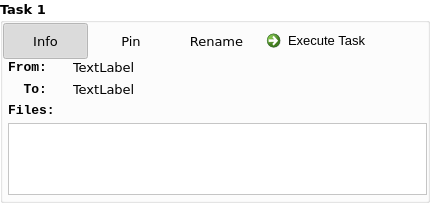
<?xml version="1.0" encoding="UTF-8"?>
<ui version="4.0">
 <class>task_widget_t</class>
 <widget class="QWidget" name="task_widget_t">
  <property name="geometry">
   <rect>
    <x>0</x>
    <y>0</y>
    <width>430</width>
    <height>203</height>
   </rect>
  </property>
  <property name="sizePolicy">
   <sizepolicy hsizetype="Preferred" vsizetype="Maximum">
    <horstretch>0</horstretch>
    <verstretch>0</verstretch>
   </sizepolicy>
  </property>
  <property name="maximumSize">
   <size>
    <width>430</width>
    <height>16777215</height>
   </size>
  </property>
  <property name="palette">
   <palette>
    <active>
     <colorrole role="Base">
      <brush brushstyle="SolidPattern">
       <color alpha="255">
        <red>255</red>
        <green>255</green>
        <blue>255</blue>
       </color>
      </brush>
     </colorrole>
     <colorrole role="Window">
      <brush brushstyle="SolidPattern">
       <color alpha="255">
        <red>255</red>
        <green>255</green>
        <blue>255</blue>
       </color>
      </brush>
     </colorrole>
    </active>
    <inactive>
     <colorrole role="Base">
      <brush brushstyle="SolidPattern">
       <color alpha="255">
        <red>255</red>
        <green>255</green>
        <blue>255</blue>
       </color>
      </brush>
     </colorrole>
     <colorrole role="Window">
      <brush brushstyle="SolidPattern">
       <color alpha="255">
        <red>255</red>
        <green>255</green>
        <blue>255</blue>
       </color>
      </brush>
     </colorrole>
    </inactive>
    <disabled>
     <colorrole role="Base">
      <brush brushstyle="SolidPattern">
       <color alpha="255">
        <red>255</red>
        <green>255</green>
        <blue>255</blue>
       </color>
      </brush>
     </colorrole>
     <colorrole role="Window">
      <brush brushstyle="SolidPattern">
       <color alpha="255">
        <red>255</red>
        <green>255</green>
        <blue>255</blue>
       </color>
      </brush>
     </colorrole>
    </disabled>
   </palette>
  </property>
  <property name="font">
   <font>
    <family>Verdana</family>
   </font>
  </property>
  <property name="windowTitle">
   <string>Form</string>
  </property>
  <layout class="QVBoxLayout" name="verticalLayout">
   <property name="spacing">
    <number>0</number>
   </property>
   <property name="margin">
    <number>0</number>
   </property>
   <item>
    <widget class="QGroupBox" name="groupBox_4">
     <property name="minimumSize">
      <size>
       <width>430</width>
       <height>0</height>
      </size>
     </property>
     <property name="maximumSize">
      <size>
       <width>430</width>
       <height>16777215</height>
      </size>
     </property>
     <property name="font">
      <font>
       <family>Verdana</family>
       <pointsize>10</pointsize>
       <weight>75</weight>
       <bold>true</bold>
      </font>
     </property>
     <property name="title">
      <string>Task 1</string>
     </property>
     <layout class="QVBoxLayout" name="verticalLayout_9">
      <property name="spacing">
       <number>0</number>
      </property>
      <property name="margin">
       <number>0</number>
      </property>
      <item>
       <layout class="QVBoxLayout" name="verticalLayout_6">
        <property name="spacing">
         <number>0</number>
        </property>
        <property name="leftMargin">
         <number>0</number>
        </property>
        <property name="bottomMargin">
         <number>5</number>
        </property>
        <item>
         <layout class="QVBoxLayout" name="verticalLayout_3">
          <item>
           <layout class="QHBoxLayout" name="horizontalLayout_2">
            <item>
             <widget class="QPushButton" name="btInfo">
              <property name="sizePolicy">
               <sizepolicy hsizetype="Minimum" vsizetype="Minimum">
                <horstretch>0</horstretch>
                <verstretch>0</verstretch>
               </sizepolicy>
              </property>
              <property name="maximumSize">
               <size>
                <width>100</width>
                <height>16777215</height>
               </size>
              </property>
              <property name="font">
               <font>
                <pointsize>10</pointsize>
                <weight>50</weight>
                <bold>false</bold>
               </font>
              </property>
              <property name="focusPolicy">
               <enum>Qt::NoFocus</enum>
              </property>
              <property name="text">
               <string>Info</string>
              </property>
              <property name="checkable">
               <bool>true</bool>
              </property>
              <property name="checked">
               <bool>true</bool>
              </property>
              <property name="flat">
               <bool>true</bool>
              </property>
             </widget>
            </item>
            <item>
             <widget class="QPushButton" name="btPinn">
              <property name="sizePolicy">
               <sizepolicy hsizetype="Minimum" vsizetype="Minimum">
                <horstretch>0</horstretch>
                <verstretch>0</verstretch>
               </sizepolicy>
              </property>
              <property name="maximumSize">
               <size>
                <width>100</width>
                <height>16777215</height>
               </size>
              </property>
              <property name="font">
               <font>
                <pointsize>10</pointsize>
                <weight>50</weight>
                <bold>false</bold>
               </font>
              </property>
              <property name="focusPolicy">
               <enum>Qt::NoFocus</enum>
              </property>
              <property name="text">
               <string>Pin</string>
              </property>
              <property name="flat">
               <bool>true</bool>
              </property>
             </widget>
            </item>
            <item>
             <widget class="QPushButton" name="btRename">
              <property name="sizePolicy">
               <sizepolicy hsizetype="Minimum" vsizetype="Minimum">
                <horstretch>0</horstretch>
                <verstretch>0</verstretch>
               </sizepolicy>
              </property>
              <property name="maximumSize">
               <size>
                <width>100</width>
                <height>16777215</height>
               </size>
              </property>
              <property name="font">
               <font>
                <pointsize>10</pointsize>
                <weight>50</weight>
                <bold>false</bold>
               </font>
              </property>
              <property name="focusPolicy">
               <enum>Qt::NoFocus</enum>
              </property>
              <property name="text">
               <string>Rename</string>
              </property>
              <property name="flat">
               <bool>true</bool>
              </property>
             </widget>
            </item>
            <item>
             <widget class="QCommandLinkButton" name="btExecute">
              <property name="font">
               <font>
                <family>Segoe UI</family>
                <weight>50</weight>
                <bold>false</bold>
               </font>
              </property>
              <property name="focusPolicy">
               <enum>Qt::NoFocus</enum>
              </property>
              <property name="text">
               <string>Execute Task</string>
              </property>
              <property name="autoDefault">
               <bool>false</bool>
              </property>
             </widget>
            </item>
           </layout>
          </item>
         </layout>
        </item>
        <item>
         <widget class="QWidget" name="InfoWidget" native="true">
          <property name="sizePolicy">
           <sizepolicy hsizetype="Preferred" vsizetype="Preferred">
            <horstretch>0</horstretch>
            <verstretch>0</verstretch>
           </sizepolicy>
          </property>
          <property name="font">
           <font>
            <weight>50</weight>
            <bold>false</bold>
           </font>
          </property>
          <layout class="QVBoxLayout" name="layout_files">
           <property name="spacing">
            <number>5</number>
           </property>
           <property name="leftMargin">
            <number>5</number>
           </property>
           <property name="topMargin">
            <number>0</number>
           </property>
           <property name="rightMargin">
            <number>0</number>
           </property>
           <property name="bottomMargin">
            <number>0</number>
           </property>
           <item>
            <layout class="QHBoxLayout" name="horizontalLayout_4">
             <item>
              <widget class="QLabel" name="lbFrom">
               <property name="sizePolicy">
                <sizepolicy hsizetype="Fixed" vsizetype="Fixed">
                 <horstretch>0</horstretch>
                 <verstretch>0</verstretch>
                </sizepolicy>
               </property>
               <property name="minimumSize">
                <size>
                 <width>60</width>
                 <height>0</height>
                </size>
               </property>
               <property name="maximumSize">
                <size>
                 <width>60</width>
                 <height>16777215</height>
                </size>
               </property>
               <property name="font">
                <font>
                 <family>Courier New</family>
                 <weight>75</weight>
                 <bold>true</bold>
                </font>
               </property>
               <property name="text">
                <string>From: </string>
               </property>
              </widget>
             </item>
             <item>
              <widget class="QLabelEli" name="lbFromPath">
               <property name="sizePolicy">
                <sizepolicy hsizetype="Preferred" vsizetype="Preferred">
                 <horstretch>0</horstretch>
                 <verstretch>0</verstretch>
                </sizepolicy>
               </property>
               <property name="maximumSize">
                <size>
                 <width>353</width>
                 <height>16777215</height>
                </size>
               </property>
               <property name="font">
                <font>
                 <weight>50</weight>
                 <bold>false</bold>
                </font>
               </property>
               <property name="text">
                <string>TextLabel</string>
               </property>
              </widget>
             </item>
            </layout>
           </item>
           <item>
            <layout class="QHBoxLayout" name="horizontalLayout_5">
             <item>
              <widget class="QLabel" name="lbTo">
               <property name="sizePolicy">
                <sizepolicy hsizetype="Fixed" vsizetype="Fixed">
                 <horstretch>0</horstretch>
                 <verstretch>0</verstretch>
                </sizepolicy>
               </property>
               <property name="minimumSize">
                <size>
                 <width>60</width>
                 <height>0</height>
                </size>
               </property>
               <property name="maximumSize">
                <size>
                 <width>60</width>
                 <height>16777215</height>
                </size>
               </property>
               <property name="font">
                <font>
                 <family>Courier New</family>
                 <weight>75</weight>
                 <bold>true</bold>
                </font>
               </property>
               <property name="text">
                <string>  To:</string>
               </property>
              </widget>
             </item>
             <item>
              <widget class="QLabelEli" name="lbToPath">
               <property name="maximumSize">
                <size>
                 <width>353</width>
                 <height>16777215</height>
                </size>
               </property>
               <property name="font">
                <font>
                 <weight>50</weight>
                 <bold>false</bold>
                </font>
               </property>
               <property name="text">
                <string>TextLabel</string>
               </property>
              </widget>
             </item>
            </layout>
           </item>
           <item>
            <widget class="QLabel" name="lbFiles">
             <property name="maximumSize">
              <size>
               <width>421</width>
               <height>16777215</height>
              </size>
             </property>
             <property name="font">
              <font>
               <family>Courier New</family>
               <weight>75</weight>
               <bold>true</bold>
              </font>
             </property>
             <property name="text">
              <string>Files:</string>
             </property>
            </widget>
           </item>
           <item>
            <widget class="QListWidget" name="fileslistWidget">
             <property name="sizePolicy">
              <sizepolicy hsizetype="Expanding" vsizetype="Maximum">
               <horstretch>0</horstretch>
               <verstretch>0</verstretch>
              </sizepolicy>
             </property>
             <property name="maximumSize">
              <size>
               <width>16777215</width>
               <height>100</height>
              </size>
             </property>
            </widget>
           </item>
          </layout>
         </widget>
        </item>
       </layout>
      </item>
     </layout>
    </widget>
   </item>
  </layout>
 </widget>
 <customwidgets>
  <customwidget>
   <class>QLabelEli</class>
   <extends>QLabel</extends>
   <header>qlabeleli.h</header>
  </customwidget>
 </customwidgets>
 <resources/>
 <connections/>
</ui>
